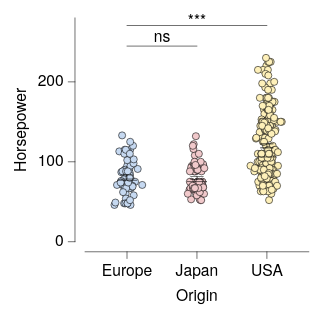

Source (Vega-Lite JSON):
### Vega-Lite specification from a JSON file in a GitHub repository (floating-point values rounded to 4 significant figures; data arrays with more than 128 entries replaced by an {"elided": "..."} marker saying what was removed)
{"background": null, "config": {"arc": {"fill": "#DBDBDB", "fillOpacity": 1.0, "innerRadius": 25.0, "padAngle": 0.03, "stroke": "black", "strokeOpacity": 1, "strokeWidth": 0.25}, "area": {"fill": "#DBDBDB", "fillOpacity": 1.0, "stroke": "black", "strokeOpacity": 1, "strokeWidth": 0.25}, "axis": {"domain": true, "domainCap": "round", "domainColor": "black", "domainWidth": 0.25, "grid": false, "gridCap": "round", "gridColor": "#F1F1F1", "gridDash": [0, 0], "gridOpacity": 1.0, "gridWidth": 0.25, "labelColor": "black", "labelFont": "Helvetica Neue", "labelFontSize": 7, "labelFontStyle": "normal", "labelFontWeight": 400, "offset": 4.5, "ticks": true, "tickCap": "round", "tickColor": "black", "tickRound": false, "tickSize": 3, "tickWidth": 0.25, "titleColor": "black", "titleFont": "Helvetica Neue", "titleFontSize": 7, "titleFontStyle": "normal", "titleFontWeight": 400}, "axisX": {"domain": true, "labelAlign": "center", "labelAngle": 0, "labels": true, "ticks": true, "translate": 0}, "axisY": {"domain": true, "labelAlign": "right", "labelAngle": 0, "labels": true, "ticks": true, "translate": 0}, "axisRight": {"domain": true, "labelAlign": "left", "labelAngle": 0, "labels": true, "ticks": true, "translate": 0}, "axisTop": {"domain": true, "labelAlign": "center", "labelAngle": 0, "labels": true, "ticks": true, "translate": 0}, "axisBand": {"tickOffset": 0}, "bar": {"fill": "#DBDBDB", "fillOpacity": 1.0, "stroke": "black", "strokeOpacity": 1, "strokeWidth": 0.25}, "boxplot": {"size": 9.0, "ticks": {"cornerRadius": 0.25, "fill": "black", "size": 4.5, "thickness": 0.25}, "box": {"fillOpacity": 1.0, "stroke": "black", "strokeOpacity": 1, "strokeWidth": 0.25}, "median": {"fill": "black", "fillOpacity": 1.0, "size": 9.0, "thickness": 0.25}, "rule": {"fill": "black", "fillOpacity": 1.0, "size": 10.0, "stroke": "black", "strokeDash": [0, 0], "strokeOpacity": 1, "strokeWidth": 0.25}, "outliers": {"color": "black", "fill": "black", "fillOpacity": 1.0, "size": 0, "stroke": "black", "strokeOpacity": 1, "strokeWidth": 0.25}}, "circle": {"fill": "black", "fillOpacity": 1.0, "size": 0.5, "stroke": null, "strokeOpacity": 1, "strokeWidth": 0.25}, "errorband": {"band": {"fillOpacity": 0.6, "stroke": null, "strokeWidth": 0.25, "strokeOpacity": 1}, "borders": {"opacity": 0, "strokeOpacity": 0.25, "strokeWidth": 1}}, "errorbar": {"opacity": 1, "rule": {"strokeDash": [0, 0], "strokeWidth": 0.25}, "ticks": {"color": "black", "cornerRadius": 0.125, "opacity": 1, "size": 6.0, "thickness": 0.25}, "thickness": 0.25}, "font": "Helvetica Neue", "geoshape": {"fill": "#DBDBDB", "fillOpacity": 1.0, "stroke": "black", "strokeOpacity": 1, "strokeWidth": 0.25}, "header": {"labelColor": "black", "labelFont": "Helvetica Neue", "labelFontSize": 7, "labelFontStyle": "normal", "labelFontWeight": 400, "titleColor": "black", "titleFont": "Helvetica Neue", "titleFontSize": 7, "titleFontStyle": "normal", "titleFontWeight": 400, "titlePadding": 0}, "legend": {"disable": false, "offset": 4.5, "titlePadding": 4, "labelOffset": 2, "gradientLabelOffset": 2, "gradientLength": 50.0, "gradientThickness": 5.0, "gradientOpacity": 1.0, "gradientStrokeColor": "black", "gradientStrokeWidth": 0.25, "labelColor": "black", "labelFont": "Helvetica Neue", "labelFontSize": 7, "labelFontStyle": "normal", "labelFontWeight": 400, "strokeColor": "black", "strokeWidth": 0, "symbolSize": 42, "symbolStrokeColor": "black", "symbolStrokeWidth": 0.25, "titleColor": "black", "titleFont": "Helvetica Neue", "titleFontSize": 7, "titleFontStyle": "normal", "titleFontWeight": 400}, "line": {"color": "black", "stroke": "black", "strokeCap": "round", "strokeDash": [0, 0], "strokeOpacity": 1, "strokeWidth": 0.375}, "point": {"filled": true, "fill": "#DBDBDB", "fillOpacity": 1.0, "size": 5.0, "stroke": "black", "strokeOpacity": 1, "strokeWidth": 0.25}, "range": {"category": ["#C6D9F1", "#F1C9CB", "#FEF0B9", "#CEE37A", "#7AA8E0", "#E589A3", "#FDDD5D", "#68B961", "#4177B1", "#C35082", "#E5C227", "#438156"], "diverging": {"scheme": ["#C35082", "#CE6D94", "#D989A7", "#E2A4BA", "#EABFCE", "#F1DBE2", "#F6F6F6", "#D7E0EB", "#B9CBE0", "#9BB6D5", "#7DA1C9", "#5F8CBD", "#4177B1"]}, "heatmap": {"scheme": ["#DFE9F7", "#C6D9F1", "#ADC8EC", "#94B8E6", "#7AA8E0", "#6097DA", "#4D87CA", "#4177B1", "#386898", "#2F597F", "#264A69", "#1D3A58"]}, "ordinal": {"scheme": ["#F1F1F1", "#DBDBDB", "#C6C6C6", "#B2B2B2", "#9D9D9D", "#898989", "#767676", "#636363", "#515151", "#404040", "#2F2F2F", "#1F1F1F"]}, "ramp": {"scheme": ["#DFE9F7", "#C6D9F1", "#ADC8EC", "#94B8E6", "#7AA8E0", "#6097DA", "#4D87CA", "#4177B1", "#386898", "#2F597F", "#264A69", "#1D3A58"]}}, "rule": {"color": "black", "stroke": "black", "strokeCap": "round", "strokeDash": [2, 2], "strokeOpacity": 1, "strokeWidth": 0.25}, "scale": {"bandPaddingInner": 0.1, "bandPaddingOuter": 0.1, "round": false}, "rect": {"fill": "#DBDBDB", "fillOpacity": 1.0, "stroke": "black", "strokeOpacity": 1, "strokeWidth": 0.25}, "square": {"fill": "#DBDBDB", "fillOpacity": 1.0, "size": 10.0, "stroke": "black", "strokeOpacity": 1, "strokeWidth": 0.25}, "text": {"color": "black", "font": "Helvetica Neue", "fontSize": 7, "fontStyle": "normal", "fontWeight": 400}, "title": {"anchor": "middle", "frame": "group", "color": "black", "font": "Helvetica Neue", "fontSize": 7, "fontStyle": "normal", "fontWeight": 400, "subtitleColor": "black", "subtitleFont": "Helvetica Neue", "subtitleFontSize": "Helvetica Neue", "subtitleFontStyle": "normal", "subtitleFontWeight": 400}, "view": {"continuousWidth": 100, "continuousHeight": 100, "discreteWidth": 100, "discreteHeight": 100, "fill": null, "stroke": null, "strokeWidth": 0.25}}, "layer": [{"data": {"name": "data-53eecb024a78fdc2be808dcfdc3af7a2"}, "mark": {"type": "circle", "opacity": 1.0, "size": 10.0, "stroke": "black", "strokeOpacity": 1, "strokeWidth": 0.25}, "encoding": {"color": {"field": "Origin", "legend": null, "sort": ["Europe", "Japan", "USA"], "title": null, "type": "nominal"}, "x": {"axis": {}, "field": "Origin", "sort": ["Europe", "Japan", "USA"], "title": "Origin", "type": "nominal"}, "xOffset": {"field": "jitter_x", "scale": {"domain": [-7.33, 7.33], "range": [5.17, 19.83]}, "type": "quantitative"}, "y": {"field": "Horsepower", "title": "Horsepower", "type": "quantitative"}}}, {"data": {"name": "data-6c4882663eaca411296217af4f5e04f9"}, "mark": {"type": "errorbar"}, "encoding": {"x": {"axis": {}, "field": "Origin", "sort": ["Europe", "Japan", "USA"], "title": "Origin", "type": "nominal"}, "y": {"field": "__mean", "title": "Horsepower", "type": "quantitative"}, "yError": {"field": "__error"}}}, {"data": {"name": "data-53eecb024a78fdc2be808dcfdc3af7a2"}, "mark": {"type": "boxplot", "box": {"fillOpacity": 0, "strokeOpacity": 0}, "outliers": {"opacity": 0}, "rule": {"strokeOpacity": 0}, "ticks": false}, "encoding": {"x": {"axis": {}, "field": "Origin", "sort": ["Europe", "Japan", "USA"], "title": "Origin", "type": "nominal"}, "y": {"field": "Horsepower", "title": "Horsepower", "type": "quantitative"}}}, {"layer": [{"layer": [{"data": {"values": [{"x": "USA", "x2": "Europe", "y": 270.5, "__dysonsphere__": 1}]}, "mark": {"type": "rule", "strokeCap": "round", "strokeDash": [0, 0], "strokeWidth": 0.25}, "encoding": {"x": {"field": "x", "type": "nominal"}, "x2": {"field": "x2"}, "y": {"field": "y", "type": "quantitative"}}}, {"data": {"values": [{"y": 270.5, "label": "***", "__dysonsphere__": 1}]}, "mark": {"type": "text", "align": "center", "dy": -2, "fontSize": 7}, "encoding": {"text": {"field": "label", "type": "nominal"}, "x": {"value": 50.0}, "y": {"field": "y", "type": "quantitative"}}}]}, {"layer": [{"data": {"values": [{"x": "Europe", "x2": "Japan", "y": 244.7, "__dysonsphere__": 1}]}, "mark": {"type": "rule", "strokeCap": "round", "strokeDash": [0, 0], "strokeWidth": 0.25}, "encoding": {"x": {"field": "x", "type": "nominal"}, "x2": {"field": "x2"}, "y": {"field": "y", "type": "quantitative"}}}, {"data": {"values": [{"y": 244.7, "label": "ns", "__dysonsphere__": 1}]}, "mark": {"type": "text", "align": "center", "dy": -4, "fontSize": 7}, "encoding": {"text": {"field": "label", "type": "nominal"}, "x": {"value": 34.38}, "y": {"field": "y", "type": "quantitative"}}}]}], "name": "__dysonsphere_90a92fb3dc490bb9_3"}], "$schema": "https://vega.github.io/schema/vega-lite/v6.4.1.json", "datasets": {"data-53eecb024a78fdc2be808dcfdc3af7a2": {"elided": "400 records"}, "data-6c4882663eaca411296217af4f5e04f9": [{"Origin": "USA", "__mean": 119.9, "__error": 2.529, "__dysonsphere__": 1}, {"Origin": "Europe", "__mean": 81.0, "__error": 2.47, "__dysonsphere__": 1}, {"Origin": "Japan", "__mean": 79.84, "__error": 2.005, "__dysonsphere__": 1}]}}
